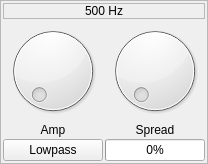
                     <widget class="QFrame" name="frame_28">
                      <property name="frameShape">
                       <enum>QFrame::StyledPanel</enum>
                      </property>
                      <layout class="QGridLayout" name="gridLayout_105">
                       <property name="leftMargin">
                        <number>2</number>
                       </property>
                       <property name="topMargin">
                        <number>2</number>
                       </property>
                       <property name="rightMargin">
                        <number>2</number>
                       </property>
                       <property name="bottomMargin">
                        <number>2</number>
                       </property>
                       <property name="spacing">
                        <number>2</number>
                       </property>
                       <item row="1" column="0">
                        <layout class="QVBoxLayout" name="verticalLayout_61">
                         <item>
                          <widget class="QDial" name="amp_dial_12">
                           <property name="minimum">
                            <number>0</number>
                           </property>
                           <property name="maximum">
                            <number>200</number>
                           </property>
                          </widget>
                         </item>
                         <item>
                          <widget class="QLabel" name="label_138">
                           <property name="text">
                            <string>Amp</string>
                           </property>
                           <property name="alignment">
                            <set>Qt::AlignCenter</set>
                           </property>
                          </widget>
                         </item>
                        </layout>
                       </item>
                       <item row="1" column="1">
                        <layout class="QVBoxLayout" name="verticalLayout_62">
                         <item>
                          <widget class="QDial" name="spread_dial_12">
                           <property name="minimum">
                            <number>1</number>
                           </property>
                           <property name="maximum">
                            <number>500</number>
                           </property>
                          </widget>
                         </item>
                         <item>
                          <widget class="QLabel" name="label_139">
                           <property name="text">
                            <string>Spread</string>
                           </property>
                           <property name="alignment">
                            <set>Qt::AlignCenter</set>
                           </property>
                          </widget>
                         </item>
                        </layout>
                       </item>
                       <item row="2" column="0">
                        <widget class="QPushButton" name="filter_type_btm_12">
                         <property name="text">
                          <string>Lowpass</string>
                         </property>
                        </widget>
                       </item>
                       <item row="2" column="1">
                        <widget class="QProgressBar" name="spread_bar_12">
                         <property name="minimum">
                          <number>1</number>
                         </property>
                         <property name="maximum">
                          <number>500</number>
                         </property>
                         <property name="value">
                          <number>1</number>
                         </property>
                         <property name="alignment">
                          <set>Qt::AlignCenter</set>
                         </property>
                        </widget>
                       </item>
                       <item row="0" column="0" colspan="2">
                        <widget class="QLabel" name="label_140">
                         <property name="frameShape">
                          <enum>QFrame::StyledPanel</enum>
                         </property>
                         <property name="text">
                          <string>500 Hz</string>
                         </property>
                         <property name="alignment">
                          <set>Qt::AlignCenter</set>
                         </property>
                        </widget>
                       </item>
                      </layout>
                     </widget>
